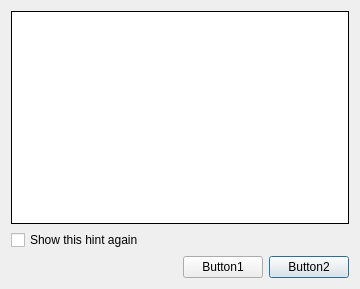
<?xml version="1.0" encoding="UTF-8"?>
<ui version="4.0">
 <class>UserHintDialog</class>
 <widget class="QDialog" name="UserHintDialog">
  <property name="windowModality">
   <enum>Qt::ApplicationModal</enum>
  </property>
  <property name="geometry">
   <rect>
    <x>0</x>
    <y>0</y>
    <width>360</width>
    <height>289</height>
   </rect>
  </property>
  <property name="windowTitle">
   <string notr="true">Title</string>
  </property>
  <layout class="QGridLayout" name="gridLayout">
   <item row="0" column="0" colspan="3">
    <widget class="QTextEdit" name="textEditHint">
     <property name="frameShape">
      <enum>QFrame::Box</enum>
     </property>
     <property name="frameShadow">
      <enum>QFrame::Plain</enum>
     </property>
     <property name="tabChangesFocus">
      <bool>true</bool>
     </property>
     <property name="readOnly">
      <bool>true</bool>
     </property>
     <property name="textInteractionFlags">
      <set>Qt::TextSelectableByMouse</set>
     </property>
    </widget>
   </item>
   <item row="2" column="0">
    <spacer name="horizontalSpacer">
     <property name="orientation">
      <enum>Qt::Horizontal</enum>
     </property>
     <property name="sizeHint" stdset="0">
      <size>
       <width>68</width>
       <height>20</height>
      </size>
     </property>
    </spacer>
   </item>
   <item row="1" column="0" colspan="3">
    <widget class="QCheckBox" name="checkShowHint">
     <property name="text">
      <string>Show this hint again</string>
     </property>
    </widget>
   </item>
   <item row="2" column="2">
    <widget class="QPushButton" name="pushButton2">
     <property name="text">
      <string>Button2</string>
     </property>
    </widget>
   </item>
   <item row="2" column="1">
    <widget class="QPushButton" name="pushButton1">
     <property name="text">
      <string>Button1</string>
     </property>
    </widget>
   </item>
  </layout>
 </widget>
 <resources/>
 <connections>
  <connection>
   <sender>pushButton2</sender>
   <signal>clicked()</signal>
   <receiver>UserHintDialog</receiver>
   <slot>button2clicked()</slot>
   <hints>
    <hint type="sourcelabel">
     <x>246</x>
     <y>263</y>
    </hint>
    <hint type="destinationlabel">
     <x>199</x>
     <y>149</y>
    </hint>
   </hints>
  </connection>
  <connection>
   <sender>pushButton1</sender>
   <signal>clicked()</signal>
   <receiver>UserHintDialog</receiver>
   <slot>button1clicked()</slot>
   <hints>
    <hint type="sourcelabel">
     <x>242</x>
     <y>253</y>
    </hint>
    <hint type="destinationlabel">
     <x>199</x>
     <y>139</y>
    </hint>
   </hints>
  </connection>
 </connections>
 <slots>
  <slot>button1clicked()</slot>
  <slot>button2clicked()</slot>
 </slots>
</ui>
